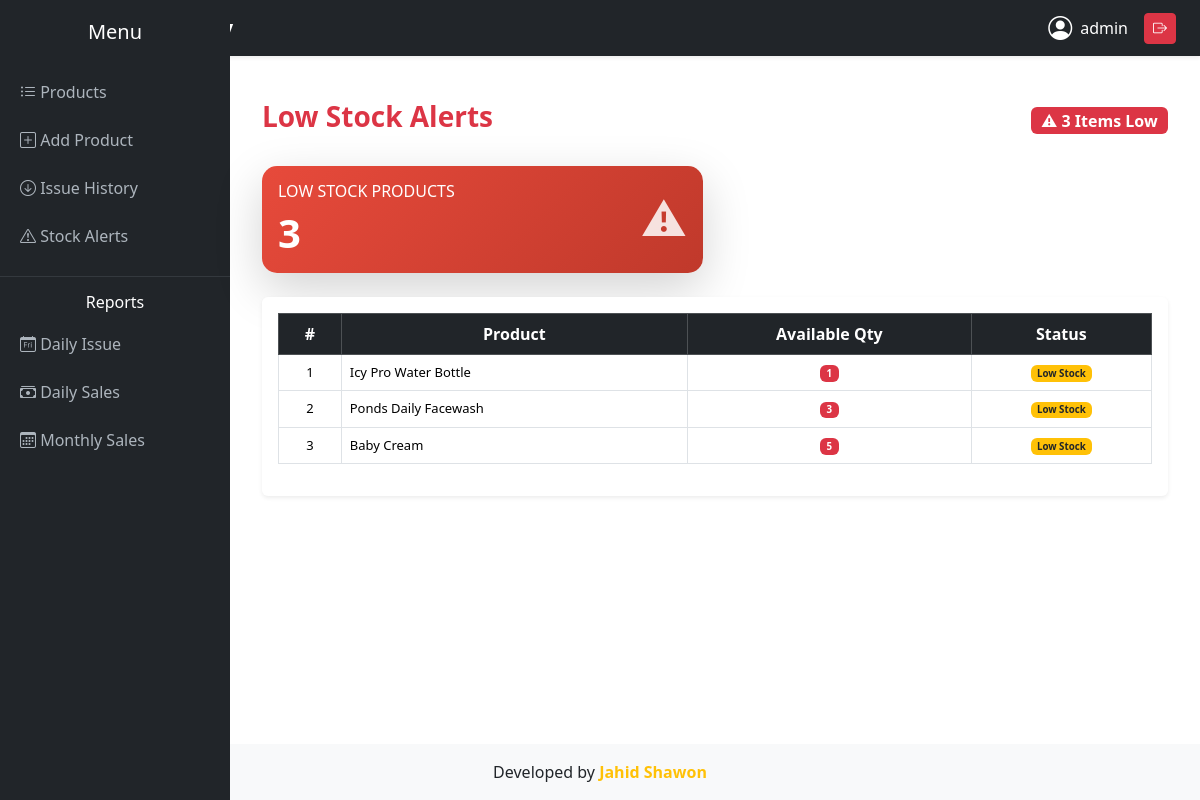
Page /stock-alerts/ (signed in) on the earlier database version.
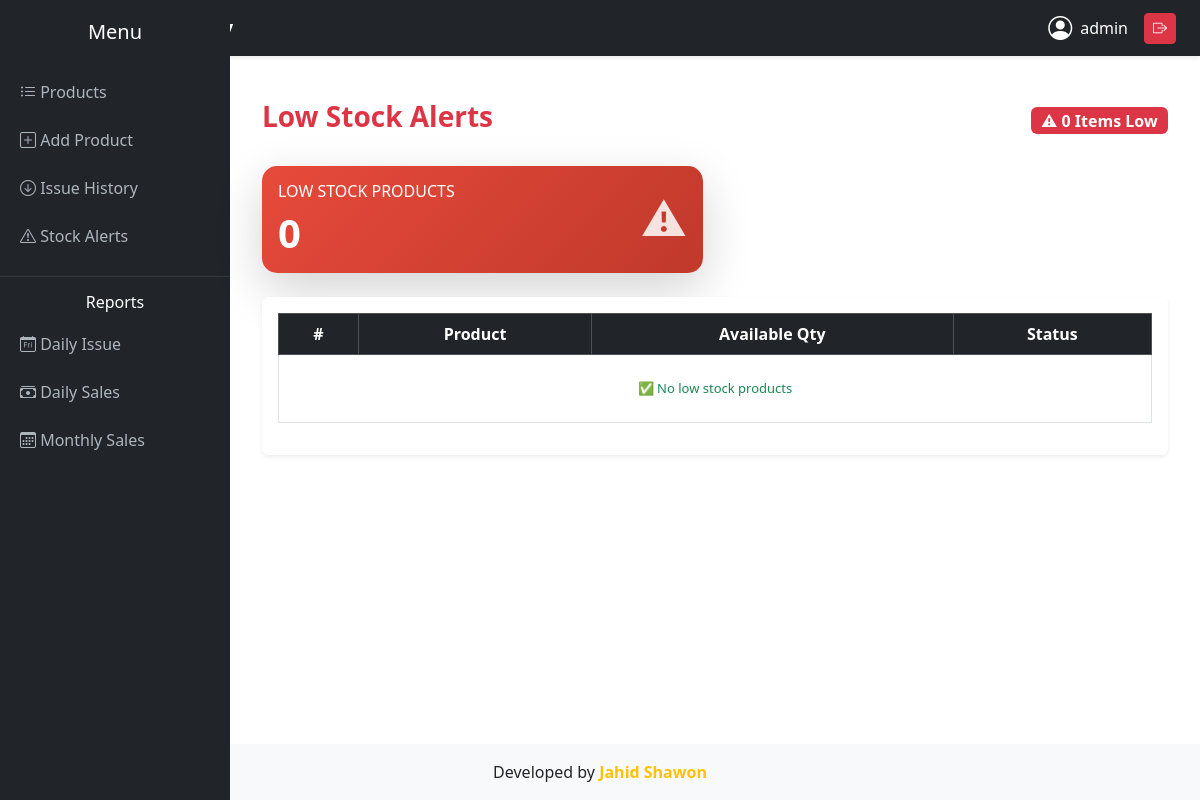
Same page on the later database version.
### products/models.py (models this page shows, shortened)
class Product(models.Model):
    name = models.CharField(max_length=100)
    unit_price = models.DecimalField(max_digits=10, decimal_places=2)
    quantity = models.PositiveIntegerField()
    total_price = models.DecimalField(max_digits=10, decimal_places=2, editable=False)
    created_date = models.DateTimeField(auto_now_add=True)

### products/views.py (the view)
# urls.py: path('stock-alerts/', views.stock_alerts, name='stock_alerts'),
@login_required
def stock_alerts(request):
    low_stock_products = Product.objects.filter(quantity__lte=5)
    return render(request, 'products/stock_alerts.html', {
        'products': low_stock_products
    })

### products/templates/products/stock_alerts.html (shortened to what this page needs)
{% extends 'products/base.html' %}
{% block content %}
<div class="container mt-4">
    <div class="d-flex justify-content-between align-items-center mb-4">
        <h3 class="fw-bold text-danger">Low Stock Alerts</h3>
        <span class="badge bg-danger fs-6">
            ⚠ {{ products|length }} Items Low
        </span>
    </div>
    <div class="row mb-4">
        <div class="col-md-6">
            <div class="card text-white shadow-lg border-0 summary-card"
                 style="background: linear-gradient(135deg,#e74a3b,#c0392b); border-radius:15px;">
                <div class="card-body d-flex justify-content-between align-items-center">
                    <div>
                        <h6 class="text-uppercase fw-light">
                            Low Stock Products
                        </h6>
                        <h1 class="fw-bold mb-0">
                            {{ products|length }}
                        </h1>
                    </div>
                    <div class="icon-box">
                        ⚠
                    </div>
                </div>
            </div>
        </div>
    </div>
    <div class="card shadow-sm border-0">
        <div class="card-body">
            <div class="table-responsive">
                <table class="table table-hover table-bordered align-middle">
                    <thead class="table-dark text-center">
                        <tr>
                            <th>#</th>
                            <th>Product</th>
                            <th>Available Qty</th>
                            <th>Status</th>
                        </tr>
                    </thead>
                    <tbody>
                        {% for p in products %}
                        <tr class="text-center">
                            <td>{{ forloop.counter }}</td>
                            <td class="text-start">
                                {{ p.name }}
                            </td>
                            <td>
                                <span class="badge bg-danger">
                                    {{ p.quantity }}
                                </span>
                            </td>
                            <td>
                                <span class="badge bg-warning text-dark">
                                    Low Stock
                                </span>
                            </td>
                        </tr>
                        {% empty %}
                        <tr>
                            <td colspan="4"
                                class="text-center text-success py-4">
                                ✅ No low stock products
                            </td>
                        </tr>
                        {% endfor %}
                    </tbody>
                </table>
            </div>
        </div>
    </div>
</div>
{% endblock %}

Differences in the rows shown:
removed Product: name "Icy Pro Water Bottle", quantity "1"
removed Product: name "Ponds Daily Facewash", quantity "3"
removed Product: name "Baby Cream", quantity "5"
Other differences:
{{ products|length }}: "3" → "0"
text now shown: "✅ No low stock products"
